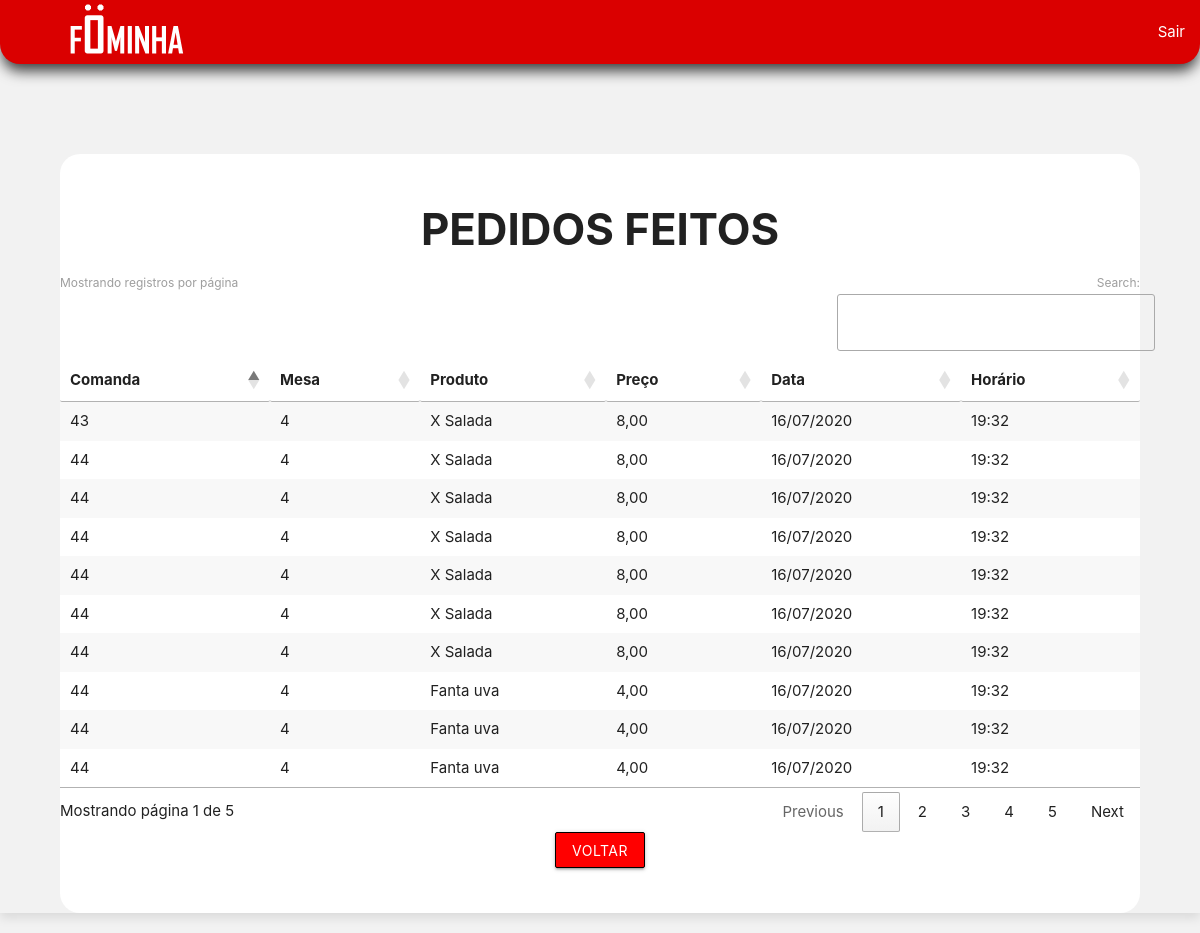
Screenshot of /admin/pedidosFeitos/pedidosfeitos.php (signed in) with the database file from the repository.
### tables this page shows
CREATE TABLE `itenspedidos` (
  `id_pedido` int(11) NOT NULL,
  `mesa` int(11) NOT NULL,
  `comanda` int(11) NOT NULL,
  `id_produto` int(11) NOT NULL,
  `preco` varchar(11) NOT NULL,
  `data` varchar(20) NOT NULL,
  `hora` varchar(20) NOT NULL,
  `categoria` int(11) NOT NULL,
  `status` int(11) NOT NULL,
  `cozinha` int(11) NOT NULL
);

CREATE TABLE `produtos` (
  `id` int(11) NOT NULL,
  `pro_nome` varchar(255) NOT NULL,
  `pro_descricao` varchar(255) NOT NULL,
  `pro_preco` varchar(255) NOT NULL,
  `cat_id` int(11) NOT NULL
);

### admin/pedidosFeitos/pedidosfeitos.php (the view, shortened to what this page needs)
<!DOCTYPE html>
<html lang="en">
<head>
  <link type="text/css" rel="stylesheet" href="../../materialize/css/materialize.min.css" media="screen,projection" />
  <link href="//cdn.datatables.net/1.10.15/css/jquery.dataTables.min.css" rel="stylesheet">
</head>
<body style="background-color:#f2f2f2;box-shadow: 0 5px 10px 0px rgba(0, 0, 0, 0.1);
  -moz-box-shadow: 0 5px 10px 0px rgba(0, 0, 0, 0.1);
  -webkit-box-shadow: 0 5px 10px 0px rgba(0, 0, 0, 0.1);
  -o-box-shadow: 0 5px 10px 0px rgba(0, 0, 0, 0.1);
  -ms-box-shadow: 0 5px 10px 0px rgba(0, 0, 0, 0.1);">
    <nav style="-webkit-box-shadow: 0px 9px 14px -2px rgba(0,0,0,0.75);-moz-box-shadow: 0px 9px 14px -2px rgba(0,0,0,0.75);box-shadow: 0px 9px 14px -2px rgba(0,0,0,0.75); border-radius: 0px 0px 20px 20px; background-color: #DA0000;">
        <a href="../home.php" class="brand-logo">
            <center><img src="<?= LINK1 ?>/logoFominha.png" style="width: 50%;"></center>
        </a>
        <ul class="right hide-on-med-and-down">
            <li><a href="../sair.php">Sair</a></li>
        </ul>
    </nav>
    <div class="container" style="width:90%; background-color: white; border-radius: 20px;">
    <div class="row">
    <br><CENTER><h3><b>PEDIDOS FEITOS</b></h3></CENTER>
    <?php
include '../conexao.php';
$sth = $pdo->prepare("SELECT * FROM itenspedidos i INNER JOIN produtos p on p.id = i.id_produto");
$sth->execute();
?>
      <table id="minhaTabela" class="striped">
        <thead>
          <tr>
            <th>Comanda</th>
            <th>Mesa</th>
            <th>Produto</th>
            <th>Preço</th>
            <th>Data</th>
            <th>Horário</th>
          </tr>
        </thead>
        <?php
    foreach ($sth as $res) {
        extract($res); ?>
        <tr>
            <td><?= $comanda ?></td>
            <td><?= $mesa ?></td>
            <td><?= $pro_nome ?></td>
            <td><?= $preco ?></td>
            <td><?= $data ?></td>
            <td><?= $hora ?></td>
        </tr>
    <?php
    }
    ?>
      </table>
      <div class="col s12">
            <center><a style="border: 1px solid black;background-color: red;" href="../home.php" class="waves-effect waves-light btn botaoVoltar">
            Voltar
            </a></center></br></br>
        </div>
</body>
</html>

### admin/pedidosFeitos/pedidosfeitos.php (style rules this page uses)
a { text-decoration: none; color: white; }

### rows the page displays
itenspedidos: comanda "43", mesa "4", id_produto.pro_nome "X Salada", preco "8,00", data "16/07/2020", hora "19:32"
itenspedidos: comanda "44", mesa "4", id_produto.pro_nome "X Salada", preco "8,00", data "16/07/2020", hora "19:32"
itenspedidos: comanda "44", mesa "4", id_produto.pro_nome "X Salada", preco "8,00", data "16/07/2020", hora "19:32"
itenspedidos: comanda "44", mesa "4", id_produto.pro_nome "X Salada", preco "8,00", data "16/07/2020", hora "19:32"
itenspedidos: comanda "44", mesa "4", id_produto.pro_nome "X Salada", preco "8,00", data "16/07/2020", hora "19:32"
itenspedidos: comanda "44", mesa "4", id_produto.pro_nome "X Salada", preco "8,00", data "16/07/2020", hora "19:32"
itenspedidos: comanda "44", mesa "4", id_produto.pro_nome "X Salada", preco "8,00", data "16/07/2020", hora "19:32"
itenspedidos: comanda "44", mesa "4", id_produto.pro_nome "Fanta uva", preco "4,00", data "16/07/2020", hora "19:32"
itenspedidos: comanda "44", mesa "4", id_produto.pro_nome "Fanta uva", preco "4,00", data "16/07/2020", hora "19:32"
itenspedidos: comanda "44", mesa "4", id_produto.pro_nome "Fanta uva", preco "4,00", data "16/07/2020", hora "19:32"
